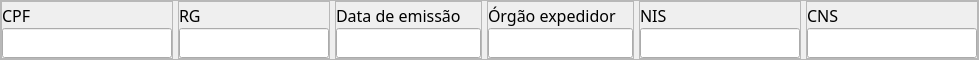
                                    <widget class="QFrame" name="frame_47">
                                     <property name="maximumSize">
                                      <size>
                                       <width>16777215</width>
                                       <height>60</height>
                                      </size>
                                     </property>
                                     <property name="styleSheet">
                                      <string notr="true"/>
                                     </property>
                                     <property name="frameShape">
                                      <enum>QFrame::StyledPanel</enum>
                                     </property>
                                     <property name="frameShadow">
                                      <enum>QFrame::Raised</enum>
                                     </property>
                                     <layout class="QHBoxLayout" name="horizontalLayout_34">
                                      <property name="spacing">
                                       <number>5</number>
                                      </property>
                                      <property name="leftMargin">
                                       <number>0</number>
                                      </property>
                                      <property name="topMargin">
                                       <number>0</number>
                                      </property>
                                      <property name="rightMargin">
                                       <number>0</number>
                                      </property>
                                      <property name="bottomMargin">
                                       <number>0</number>
                                      </property>
                                      <item>
                                       <widget class="QFrame" name="frame_66">
                                        <property name="maximumSize">
                                         <size>
                                          <width>190</width>
                                          <height>16777215</height>
                                         </size>
                                        </property>
                                        <property name="frameShape">
                                         <enum>QFrame::StyledPanel</enum>
                                        </property>
                                        <property name="frameShadow">
                                         <enum>QFrame::Raised</enum>
                                        </property>
                                        <layout class="QVBoxLayout" name="verticalLayout_33">
                                         <property name="spacing">
                                          <number>0</number>
                                         </property>
                                         <property name="leftMargin">
                                          <number>0</number>
                                         </property>
                                         <property name="topMargin">
                                          <number>0</number>
                                         </property>
                                         <property name="rightMargin">
                                          <number>0</number>
                                         </property>
                                         <property name="bottomMargin">
                                          <number>0</number>
                                         </property>
                                         <item>
                                          <widget class="QLabel" name="label_9">
                                           <property name="font">
                                            <font>
                                             <family>Abel</family>
                                             <pointsize>12</pointsize>
                                            </font>
                                           </property>
                                           <property name="text">
                                            <string>CPF</string>
                                           </property>
                                          </widget>
                                         </item>
                                         <item>
                                          <widget class="QLineEdit" name="lineEdit_6">
                                           <property name="minimumSize">
                                            <size>
                                             <width>170</width>
                                             <height>30</height>
                                            </size>
                                           </property>
                                           <property name="maximumSize">
                                            <size>
                                             <width>170</width>
                                             <height>30</height>
                                            </size>
                                           </property>
                                           <property name="font">
                                            <font>
                                             <family>Abel</family>
                                             <pointsize>12</pointsize>
                                            </font>
                                           </property>
                                          </widget>
                                         </item>
                                        </layout>
                                       </widget>
                                      </item>
                                      <item>
                                       <widget class="QFrame" name="frame_67">
                                        <property name="maximumSize">
                                         <size>
                                          <width>170</width>
                                          <height>16777215</height>
                                         </size>
                                        </property>
                                        <property name="frameShape">
                                         <enum>QFrame::StyledPanel</enum>
                                        </property>
                                        <property name="frameShadow">
                                         <enum>QFrame::Raised</enum>
                                        </property>
                                        <layout class="QVBoxLayout" name="verticalLayout_40">
                                         <property name="spacing">
                                          <number>0</number>
                                         </property>
                                         <property name="leftMargin">
                                          <number>0</number>
                                         </property>
                                         <property name="topMargin">
                                          <number>0</number>
                                         </property>
                                         <property name="rightMargin">
                                          <number>0</number>
                                         </property>
                                         <property name="bottomMargin">
                                          <number>0</number>
                                         </property>
                                         <item>
                                          <widget class="QLabel" name="label_10">
                                           <property name="font">
                                            <font>
                                             <family>Abel</family>
                                             <pointsize>12</pointsize>
                                            </font>
                                           </property>
                                           <property name="text">
                                            <string>RG</string>
                                           </property>
                                          </widget>
                                         </item>
                                         <item>
                                          <widget class="QLineEdit" name="lineEdit_7">
                                           <property name="minimumSize">
                                            <size>
                                             <width>150</width>
                                             <height>30</height>
                                            </size>
                                           </property>
                                           <property name="maximumSize">
                                            <size>
                                             <width>150</width>
                                             <height>30</height>
                                            </size>
                                           </property>
                                           <property name="font">
                                            <font>
                                             <family>Abel</family>
                                             <pointsize>12</pointsize>
                                            </font>
                                           </property>
                                          </widget>
                                         </item>
                                        </layout>
                                       </widget>
                                      </item>
                                      <item>
                                       <widget class="QFrame" name="frame_68">
                                        <property name="maximumSize">
                                         <size>
                                          <width>165</width>
                                          <height>16777215</height>
                                         </size>
                                        </property>
                                        <property name="frameShape">
                                         <enum>QFrame::StyledPanel</enum>
                                        </property>
                                        <property name="frameShadow">
                                         <enum>QFrame::Raised</enum>
                                        </property>
                                        <layout class="QVBoxLayout" name="verticalLayout_41">
                                         <property name="spacing">
                                          <number>0</number>
                                         </property>
                                         <property name="leftMargin">
                                          <number>0</number>
                                         </property>
                                         <property name="topMargin">
                                          <number>0</number>
                                         </property>
                                         <property name="rightMargin">
                                          <number>0</number>
                                         </property>
                                         <property name="bottomMargin">
                                          <number>0</number>
                                         </property>
                                         <item>
                                          <widget class="QLabel" name="label_11">
                                           <property name="font">
                                            <font>
                                             <family>Abel</family>
                                             <pointsize>12</pointsize>
                                            </font>
                                           </property>
                                           <property name="text">
                                            <string>Data de emissão</string>
                                           </property>
                                          </widget>
                                         </item>
                                         <item>
                                          <widget class="QLineEdit" name="lineEdit_8">
                                           <property name="minimumSize">
                                            <size>
                                             <width>145</width>
                                             <height>30</height>
                                            </size>
                                           </property>
                                           <property name="maximumSize">
                                            <size>
                                             <width>145</width>
                                             <height>30</height>
                                            </size>
                                           </property>
                                           <property name="font">
                                            <font>
                                             <family>Abel</family>
                                             <pointsize>12</pointsize>
                                            </font>
                                           </property>
                                          </widget>
                                         </item>
                                        </layout>
                                       </widget>
                                      </item>
                                      <item>
                                       <widget class="QFrame" name="frame_69">
                                        <property name="maximumSize">
                                         <size>
                                          <width>165</width>
                                          <height>16777215</height>
                                         </size>
                                        </property>
                                        <property name="frameShape">
                                         <enum>QFrame::StyledPanel</enum>
                                        </property>
                                        <property name="frameShadow">
                                         <enum>QFrame::Raised</enum>
                                        </property>
                                        <layout class="QVBoxLayout" name="verticalLayout_42">
                                         <property name="spacing">
                                          <number>0</number>
                                         </property>
                                         <property name="leftMargin">
                                          <number>0</number>
                                         </property>
                                         <property name="topMargin">
                                          <number>0</number>
                                         </property>
                                         <property name="rightMargin">
                                          <number>0</number>
                                         </property>
                                         <property name="bottomMargin">
                                          <number>0</number>
                                         </property>
                                         <item>
                                          <widget class="QLabel" name="label_12">
                                           <property name="maximumSize">
                                            <size>
                                             <width>165</width>
                                             <height>16777215</height>
                                            </size>
                                           </property>
                                           <property name="font">
                                            <font>
                                             <family>Abel</family>
                                             <pointsize>12</pointsize>
                                            </font>
                                           </property>
                                           <property name="text">
                                            <string>Órgão expedidor</string>
                                           </property>
                                          </widget>
                                         </item>
                                         <item>
                                          <widget class="QLineEdit" name="lineEdit_9">
                                           <property name="minimumSize">
                                            <size>
                                             <width>145</width>
                                             <height>30</height>
                                            </size>
                                           </property>
                                           <property name="maximumSize">
                                            <size>
                                             <width>145</width>
                                             <height>30</height>
                                            </size>
                                           </property>
                                           <property name="font">
                                            <font>
                                             <family>Abel</family>
                                             <pointsize>12</pointsize>
                                            </font>
                                           </property>
                                          </widget>
                                         </item>
                                        </layout>
                                       </widget>
                                      </item>
                                      <item>
                                       <widget class="QFrame" name="frame_70">
                                        <property name="maximumSize">
                                         <size>
                                          <width>180</width>
                                          <height>16777215</height>
                                         </size>
                                        </property>
                                        <property name="frameShape">
                                         <enum>QFrame::StyledPanel</enum>
                                        </property>
                                        <property name="frameShadow">
                                         <enum>QFrame::Raised</enum>
                                        </property>
                                        <layout class="QVBoxLayout" name="verticalLayout_43">
                                         <property name="spacing">
                                          <number>0</number>
                                         </property>
                                         <property name="leftMargin">
                                          <number>0</number>
                                         </property>
                                         <property name="topMargin">
                                          <number>0</number>
                                         </property>
                                         <property name="rightMargin">
                                          <number>0</number>
                                         </property>
                                         <property name="bottomMargin">
                                          <number>0</number>
                                         </property>
                                         <item>
                                          <widget class="QLabel" name="label_13">
                                           <property name="maximumSize">
                                            <size>
                                             <width>180</width>
                                             <height>16777215</height>
                                            </size>
                                           </property>
                                           <property name="font">
                                            <font>
                                             <family>Abel</family>
                                             <pointsize>12</pointsize>
                                            </font>
                                           </property>
                                           <property name="text">
                                            <string>NIS</string>
                                           </property>
                                          </widget>
                                         </item>
                                         <item>
                                          <widget class="QLineEdit" name="lineEdit_10">
                                           <property name="minimumSize">
                                            <size>
                                             <width>160</width>
                                             <height>30</height>
                                            </size>
                                           </property>
                                           <property name="maximumSize">
                                            <size>
                                             <width>160</width>
                                             <height>30</height>
                                            </size>
                                           </property>
                                           <property name="font">
                                            <font>
                                             <family>Abel</family>
                                             <pointsize>12</pointsize>
                                            </font>
                                           </property>
                                          </widget>
                                         </item>
                                        </layout>
                                       </widget>
                                      </item>
                                      <item>
                                       <widget class="QFrame" name="frame_71">
                                        <property name="maximumSize">
                                         <size>
                                          <width>190</width>
                                          <height>16777215</height>
                                         </size>
                                        </property>
                                        <property name="frameShape">
                                         <enum>QFrame::StyledPanel</enum>
                                        </property>
                                        <property name="frameShadow">
                                         <enum>QFrame::Raised</enum>
                                        </property>
                                        <layout class="QVBoxLayout" name="verticalLayout_44">
                                         <property name="spacing">
                                          <number>0</number>
                                         </property>
                                         <property name="leftMargin">
                                          <number>0</number>
                                         </property>
                                         <property name="topMargin">
                                          <number>0</number>
                                         </property>
                                         <property name="rightMargin">
                                          <number>0</number>
                                         </property>
                                         <property name="bottomMargin">
                                          <number>0</number>
                                         </property>
                                         <item>
                                          <widget class="QLabel" name="label_14">
                                           <property name="font">
                                            <font>
                                             <family>Abel</family>
                                             <pointsize>12</pointsize>
                                            </font>
                                           </property>
                                           <property name="text">
                                            <string>CNS</string>
                                           </property>
                                          </widget>
                                         </item>
                                         <item>
                                          <widget class="QLineEdit" name="lineEdit_11">
                                           <property name="minimumSize">
                                            <size>
                                             <width>170</width>
                                             <height>30</height>
                                            </size>
                                           </property>
                                           <property name="maximumSize">
                                            <size>
                                             <width>170</width>
                                             <height>30</height>
                                            </size>
                                           </property>
                                           <property name="font">
                                            <font>
                                             <family>Abel</family>
                                             <pointsize>12</pointsize>
                                            </font>
                                           </property>
                                           <property name="inputMethodHints">
                                            <set>Qt::ImhNone</set>
                                           </property>
                                          </widget>
                                         </item>
                                        </layout>
                                       </widget>
                                      </item>
                                     </layout>
                                    </widget>
